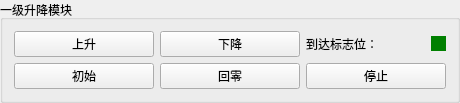
         <widget class="QGroupBox" name="groupBox_32">
          <property name="sizePolicy">
           <sizepolicy hsizetype="Preferred" vsizetype="Maximum">
            <horstretch>0</horstretch>
            <verstretch>0</verstretch>
           </sizepolicy>
          </property>
          <property name="maximumSize">
           <size>
            <width>16777215</width>
            <height>120</height>
           </size>
          </property>
          <property name="title">
           <string>一级升降模块</string>
          </property>
          <layout class="QVBoxLayout" name="verticalLayout_35">
           <item>
            <layout class="QGridLayout" name="gridLayout_15">
             <item row="0" column="0">
              <widget class="QPushButton" name="pushButton_110">
               <property name="sizePolicy">
                <sizepolicy hsizetype="Minimum" vsizetype="Fixed">
                 <horstretch>0</horstretch>
                 <verstretch>0</verstretch>
                </sizepolicy>
               </property>
               <property name="minimumSize">
                <size>
                 <width>140</width>
                 <height>0</height>
                </size>
               </property>
               <property name="maximumSize">
                <size>
                 <width>140</width>
                 <height>16777215</height>
                </size>
               </property>
               <property name="text">
                <string>上升</string>
               </property>
              </widget>
             </item>
             <item row="0" column="1">
              <widget class="QPushButton" name="pushButton_111">
               <property name="sizePolicy">
                <sizepolicy hsizetype="Minimum" vsizetype="Fixed">
                 <horstretch>0</horstretch>
                 <verstretch>0</verstretch>
                </sizepolicy>
               </property>
               <property name="minimumSize">
                <size>
                 <width>140</width>
                 <height>0</height>
                </size>
               </property>
               <property name="maximumSize">
                <size>
                 <width>140</width>
                 <height>16777215</height>
                </size>
               </property>
               <property name="text">
                <string>下降</string>
               </property>
              </widget>
             </item>
             <item row="0" column="2">
              <layout class="QHBoxLayout" name="horizontalLayout_117">
               <item>
                <widget class="QLabel" name="label_207">
                 <property name="sizePolicy">
                  <sizepolicy hsizetype="Maximum" vsizetype="Preferred">
                   <horstretch>0</horstretch>
                   <verstretch>0</verstretch>
                  </sizepolicy>
                 </property>
                 <property name="maximumSize">
                  <size>
                   <width>120</width>
                   <height>16777215</height>
                  </size>
                 </property>
                 <property name="text">
                  <string>到达标志位：</string>
                 </property>
                </widget>
               </item>
               <item>
                <widget class="QPushButton" name="pushButton_67">
                 <property name="sizePolicy">
                  <sizepolicy hsizetype="Maximum" vsizetype="Maximum">
                   <horstretch>0</horstretch>
                   <verstretch>0</verstretch>
                  </sizepolicy>
                 </property>
                 <property name="minimumSize">
                  <size>
                   <width>0</width>
                   <height>0</height>
                  </size>
                 </property>
                 <property name="maximumSize">
                  <size>
                   <width>15</width>
                   <height>15</height>
                  </size>
                 </property>
                 <property name="styleSheet">
                  <string notr="true">
    width: 50px;
    height: 50px;
    /* 设置圆角半径为宽度或高度的一半以形成圆形 */
    border-radius: 50%;
    /* 设置背景颜色为绿色 */
    background-color: green;
    /* 移除默认的边框样式 */
    border: none;
    /* 移除按钮的外边框 */
    outline: none;
    /* 禁用按钮的鼠标指针效果 */
    cursor: not-allowed;
    /* 禁用按钮的点击效果 */
    pointer-events: none;
</string>
                 </property>
                 <property name="text">
                  <string/>
                 </property>
                </widget>
               </item>
              </layout>
             </item>
             <item row="1" column="0">
              <widget class="QPushButton" name="pushButton_114">
               <property name="sizePolicy">
                <sizepolicy hsizetype="Minimum" vsizetype="Fixed">
                 <horstretch>0</horstretch>
                 <verstretch>0</verstretch>
                </sizepolicy>
               </property>
               <property name="minimumSize">
                <size>
                 <width>140</width>
                 <height>0</height>
                </size>
               </property>
               <property name="maximumSize">
                <size>
                 <width>140</width>
                 <height>16777215</height>
                </size>
               </property>
               <property name="text">
                <string>初始</string>
               </property>
              </widget>
             </item>
             <item row="1" column="1">
              <widget class="QPushButton" name="pushButton_115">
               <property name="sizePolicy">
                <sizepolicy hsizetype="Minimum" vsizetype="Fixed">
                 <horstretch>0</horstretch>
                 <verstretch>0</verstretch>
                </sizepolicy>
               </property>
               <property name="minimumSize">
                <size>
                 <width>140</width>
                 <height>0</height>
                </size>
               </property>
               <property name="maximumSize">
                <size>
                 <width>140</width>
                 <height>16777215</height>
                </size>
               </property>
               <property name="text">
                <string>回零</string>
               </property>
              </widget>
             </item>
             <item row="1" column="2">
              <widget class="QPushButton" name="pushButton_116">
               <property name="sizePolicy">
                <sizepolicy hsizetype="Minimum" vsizetype="Fixed">
                 <horstretch>0</horstretch>
                 <verstretch>0</verstretch>
                </sizepolicy>
               </property>
               <property name="minimumSize">
                <size>
                 <width>140</width>
                 <height>0</height>
                </size>
               </property>
               <property name="maximumSize">
                <size>
                 <width>140</width>
                 <height>16777215</height>
                </size>
               </property>
               <property name="text">
                <string>停止</string>
               </property>
              </widget>
             </item>
            </layout>
           </item>
          </layout>
         </widget>
